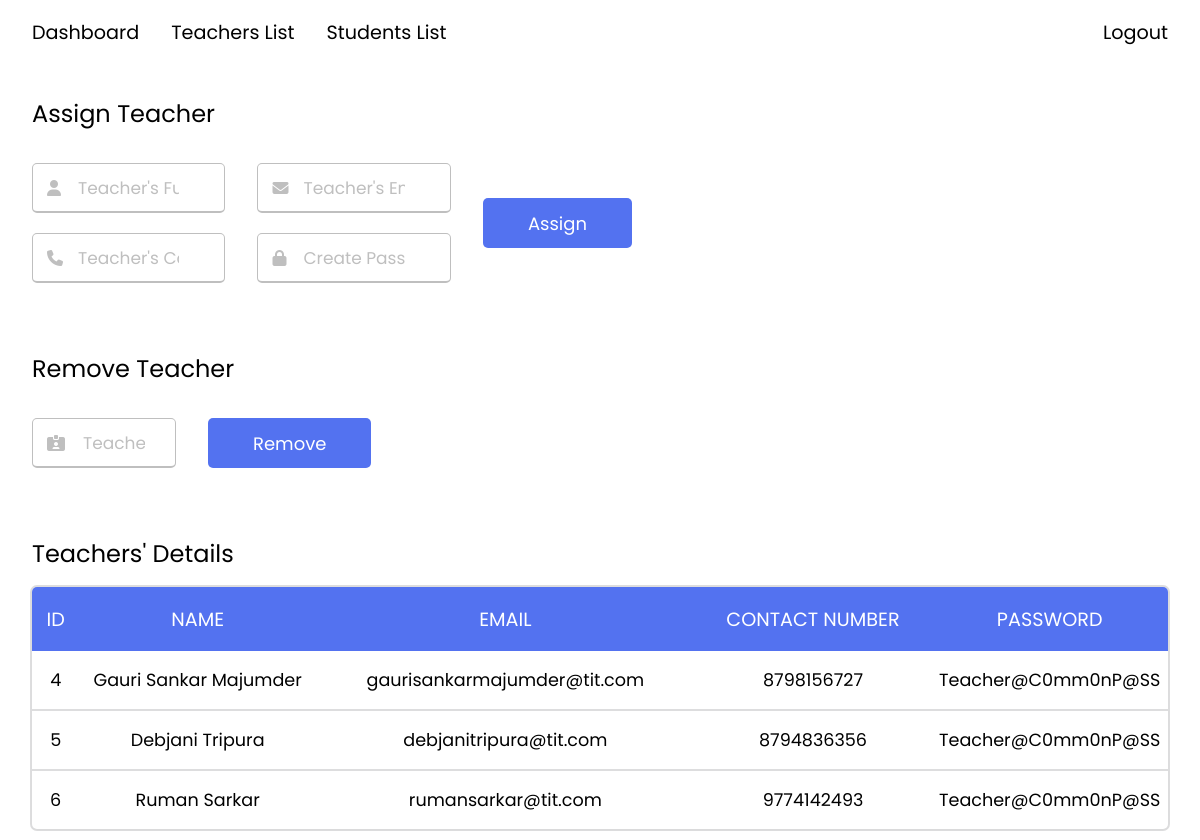
The app's page /php/adminTeacher.php, older data.
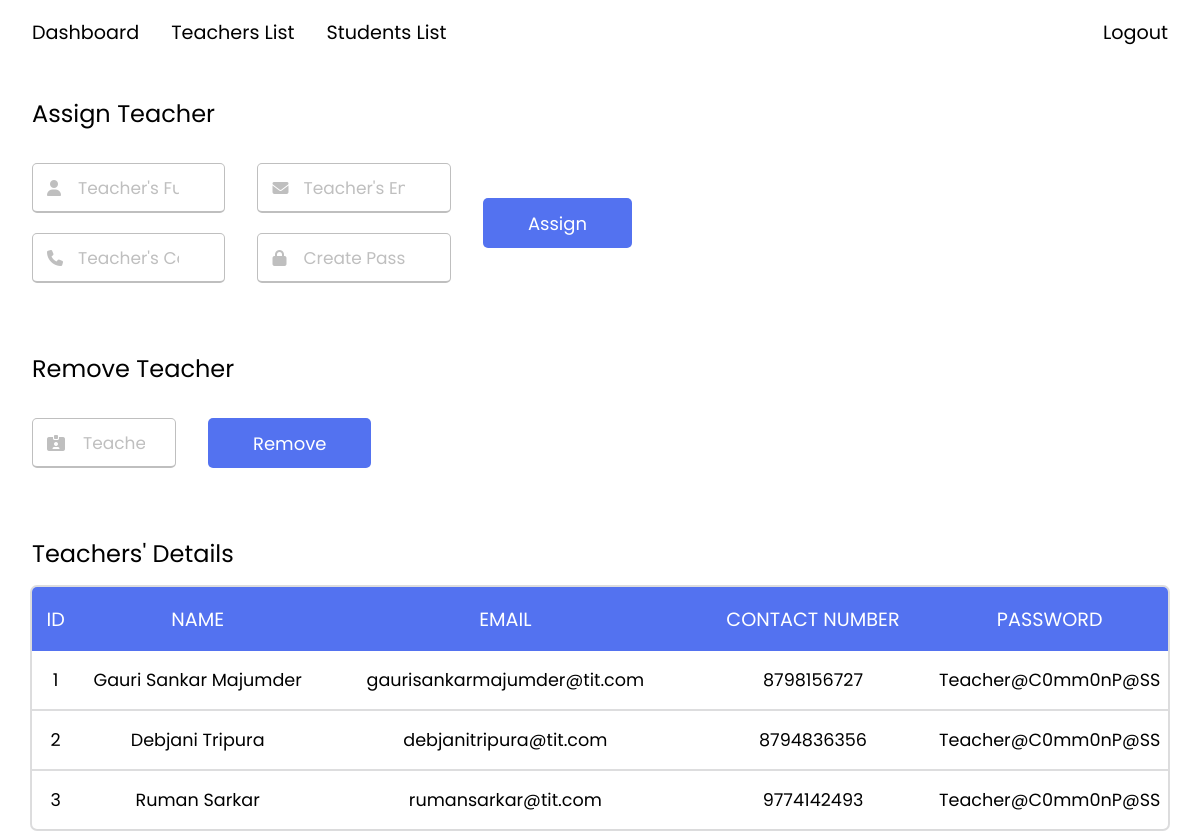
The same page, newer data.
### tables this page shows
CREATE TABLE `teachers` (
  `teacher_id` int(255) NOT NULL,
  `user_id` int(255) NOT NULL,
  `teacher_name` varchar(255) NOT NULL,
  `teacher_phone` varchar(255) NOT NULL
);

CREATE TABLE `user` (
  `user_id` int(255) NOT NULL,
  `user_type_id` int(10) NOT NULL DEFAULT 1,
  `email` varchar(255) NOT NULL,
  `password` varchar(255) NOT NULL,
  `security_question` varchar(255) DEFAULT NULL,
  `security_answer` varchar(255) DEFAULT NULL
);

### php/adminTeacher.php (the view, shortened to what this page needs)
<?php
include 'database.php';
$teacherDetailFetchQuery = "SELECT teachers.teacher_id, teachers.teacher_name, teachers.teacher_phone, user.email, user.password
        FROM teachers
        INNER JOIN user ON teachers.user_id = user.user_id";
$teacherDetailResult = mysqli_query($conn, $teacherDetailFetchQuery);
?>
<!DOCTYPE html>
<html lang="en">
<head>
	<link rel="stylesheet" href="../css/admin.css">
	<link rel="stylesheet" href="https://cdnjs.cloudflare.com/ajax/libs/font-awesome/6.5.1/css/all.min.css">
</head>
<body>
	<p class="chart-header">Assign Teacher</p>
	<div class="container">
		<div class="form-left">
			<form action="../php/assignTeacher.php" method="post">
				<div class="left">
					<div class="field name">
						<div class="input-area">
							<input type="text" name="teacher_name" id="#" placeholder="Teacher's Full Name" required>
							<i class="icon fas fa-user"></i>
						</div>
					</div>
					<div class="field phone">
						<div class="input-area">
							<input type="text" name="teacher_phone" id="#" placeholder="Teacher's Contact Number" required>
							<i class="icon fas fa-phone"></i>
						</div>
					</div>
				</div>
				<div class="right">
					<div class="field email">
						<div class="input-area">
							<input type="email" name="email" id="#" placeholder="Teacher's Email Address" required>
							<i class="icon fas fa-envelope"></i>
						</div>
					</div>
					<div class="field password">
						<div class="input-area">
							<input type="password" name="password" id="#" placeholder="Create Password" required>
							<i class="icon fas fa-lock"></i>
						</div>
					</div>
				</div>
				<input type="submit" value="Assign">
			</form>
		</div>
	</div>
	<p class="chart-header">Remove Teacher</p>
	<div class="container">
		<div class="form-right">
			<form action="../php/removeTeacher.php" method="post">
				<div class="field id">
					<div class="input-area">
						<input type="text" name="remove_id" id="#" placeholder="Teacher's ID" required>
						<i class="icon fas fa-id-card-clip"></i>
					</div>
				</div>
				<input type="submit" name="remove_teacher" value="Remove">
			</form>
		</div>
	</div>
	<p class="chart-header">Teachers' Details</p>
	<div class="teacher-table">
		<div class="column id">ID</div>
		<div class="column name">NAME</div>
		<div class="column email">EMAIL</div>
		<div class="column phone">CONTACT NUMBER</div>
		<div class="column password">PASSWORD</div>
		<?php
		$i = 0;
		$num_rows = mysqli_num_rows($teacherDetailResult);
		while ($row = mysqli_fetch_assoc($teacherDetailResult)) {
			$i++;
			echo '<div class="data id' . ($i === $num_rows ? ' last-row' : '') . '"><p>' . $row['teacher_id'] . '</p></div>';
			echo '<div class="data name' . ($i === $num_rows ? ' last-row' : '') . '"><p>' . $row['teacher_name'] . '</p></div>';
			echo '<div class="data email' . ($i === $num_rows ? ' last-row' : '') . '"><p>' . $row['email'] . '</p></div>';
			echo '<div class="data phone' . ($i === $num_rows ? ' last-row' : '') . '"><p>' . $row['teacher_phone'] . '</p></div>';
			echo '<div class="data password' . ($i === $num_rows ? ' last-row' : '') . '"><p>' . $row['password'] . '</p></div>';
		}
		?>
	</div>
</body>
</html>

### css/admin.css (style rules this page uses)
* { margin: 0; padding: 0; box-sizing: border-box; font-family: "Poppins", sans-serif; }
body { min-height: 100vh; background-color: #ffffff; overflow-x: hidden; }
.chart-header { padding: 2rem 2rem 1rem 2rem; text-align: left; font-size: 1.5rem; }
.container { width: auto; background: #fff; padding: 1rem 1rem 1rem 2rem; border-radius: 0.3125rem; display: flex; }
.container form { width: 50vw; gap: 2rem; display: flex; justify-content: start; align-items: center; }
form .field { width: 100%; margin-bottom: 20px; transition: transform 0.3s ease; }
form .field .input-area { position: relative; }
form input { height: 50px; width: 100%; outline: none; padding: 0 45px; font-size: 18px; border-radius: 5px; border: 1px solid #bfbfbf; border-bottom-width: 2px; }
form input::placeholder { color: #bfbfbf; font-size: 17px; }
form .field i { position: absolute; top: 50%; transform: translateY(-50%); }
form .field .icon { left: 15px; color: #bfbfbf; }
form input[type="submit"] { margin-top: -20px; width: auto; border: none; color: #fff; cursor: pointer; background: #5372f0; transition: backgroud 0.2s ease; }
.form-right form input[type="text"] { padding: 0 30px 0 50px; }
.form-right form .field { width: 12vw; }
.teacher-table { display: grid; grid-template-columns: .25fr 1.25fr 2fr 1.25fr 1.25fr; grid-template-rows: 4rem auto; width: auto; margin: 0 2rem 2rem 2rem; box-shadow: rgba(0, 0, 0, 0.02) 0px 1px 3px 0px, rgba(27, 31, 35, 0.15) 0px 0px 0px 2px; border-radius: 5px; }
.teacher-table .column { background-color: #5372f0; color: #fff; display: flex; flex-direction: column; align-items: center; justify-content: center; font-size: 1.2rem; }
.teacher-table .id { border-radius: 5px 0 0 0; }
.teacher-table .password { border-radius: 0 5px 0 0; }
.teacher-table .data { display: flex; flex-direction: column; justify-items: center; align-items: center; }
.teacher-table .data p { margin: 1rem 0 0 0; width: 100%; padding-bottom: 1rem; text-align: center; border-bottom: 2px solid rgba(27, 31, 35, 0.15); font-size: 1.1rem; }
.teacher-table .data.last-row p { border-bottom: none; }

### css/nav.css (style rules this page uses)
* { margin: 0; padding: 0; box-sizing: border-box; font-family: "Poppins", sans-serif; }
.navbar { top: 0; position: sticky; min-width: 100vw; height: 8vh; display: flex; align-items: center; justify-content: space-between; padding: 0 2rem 0 2rem; backdrop-filter: blur(2rem); z-index: 10; }
.navbar a { text-decoration: none; color: #000; font-weight: 400; font-size: 1.2rem; cursor: pointer; }
.nav-left { display: flex; gap: 2rem; }

Row changes from the older to the newer data that the page shows:
removed teachers: teacher_id "4", teacher_name "Gauri Sankar Majumder", user.email "gaurisankarmajumder@tit.com", teacher_phone "8798156727", user.password "Teacher@C0mm0nP@SS"
removed teachers: teacher_id "5", teacher_name "Debjani Tripura", user.email "debjanitripura@tit.com", teacher_phone "8794836356", user.password "Teacher@C0mm0nP@SS"
removed teachers: teacher_id "6", teacher_name "Ruman Sarkar", user.email "rumansarkar@tit.com", teacher_phone "9774142493", user.password "Teacher@C0mm0nP@SS"
added teachers: teacher_id "1", teacher_name "Gauri Sankar Majumder", user.email "gaurisankarmajumder@tit.com", teacher_phone "8798156727", user.password "Teacher@C0mm0nP@SS"
added teachers: teacher_id "2", teacher_name "Debjani Tripura", user.email "debjanitripura@tit.com", teacher_phone "8794836356", user.password "Teacher@C0mm0nP@SS"
added teachers: teacher_id "3", teacher_name "Ruman Sarkar", user.email "rumansarkar@tit.com", teacher_phone "9774142493", user.password "Teacher@C0mm0nP@SS"
